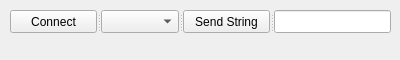
<?xml version="1.0" encoding="UTF-8"?>
<ui version="4.0">
 <class>MainWindow</class>
 <widget class="QMainWindow" name="MainWindow">
  <property name="geometry">
   <rect>
    <x>0</x>
    <y>0</y>
    <width>400</width>
    <height>60</height>
   </rect>
  </property>
  <property name="sizePolicy">
   <sizepolicy hsizetype="Fixed" vsizetype="Fixed">
    <horstretch>0</horstretch>
    <verstretch>0</verstretch>
   </sizepolicy>
  </property>
  <property name="minimumSize">
   <size>
    <width>400</width>
    <height>60</height>
   </size>
  </property>
  <property name="maximumSize">
   <size>
    <width>400</width>
    <height>60</height>
   </size>
  </property>
  <property name="windowTitle">
   <string>LED Matrix</string>
  </property>
  <widget class="QWidget" name="centralwidget">
   <widget class="QSplitter" name="splitter">
    <property name="geometry">
     <rect>
      <x>10</x>
      <y>10</y>
      <width>381</width>
      <height>23</height>
     </rect>
    </property>
    <property name="orientation">
     <enum>Qt::Horizontal</enum>
    </property>
    <widget class="QPushButton" name="connect_button">
     <property name="text">
      <string>Connect</string>
     </property>
    </widget>
    <widget class="QComboBox" name="serial_port_list"/>
    <widget class="QPushButton" name="send_button">
     <property name="text">
      <string>Send String</string>
     </property>
    </widget>
    <widget class="QLineEdit" name="string_input"/>
   </widget>
  </widget>
  <widget class="QStatusBar" name="statusbar">
   <property name="sizeGripEnabled">
    <bool>false</bool>
   </property>
  </widget>
 </widget>
 <resources/>
 <connections/>
</ui>
